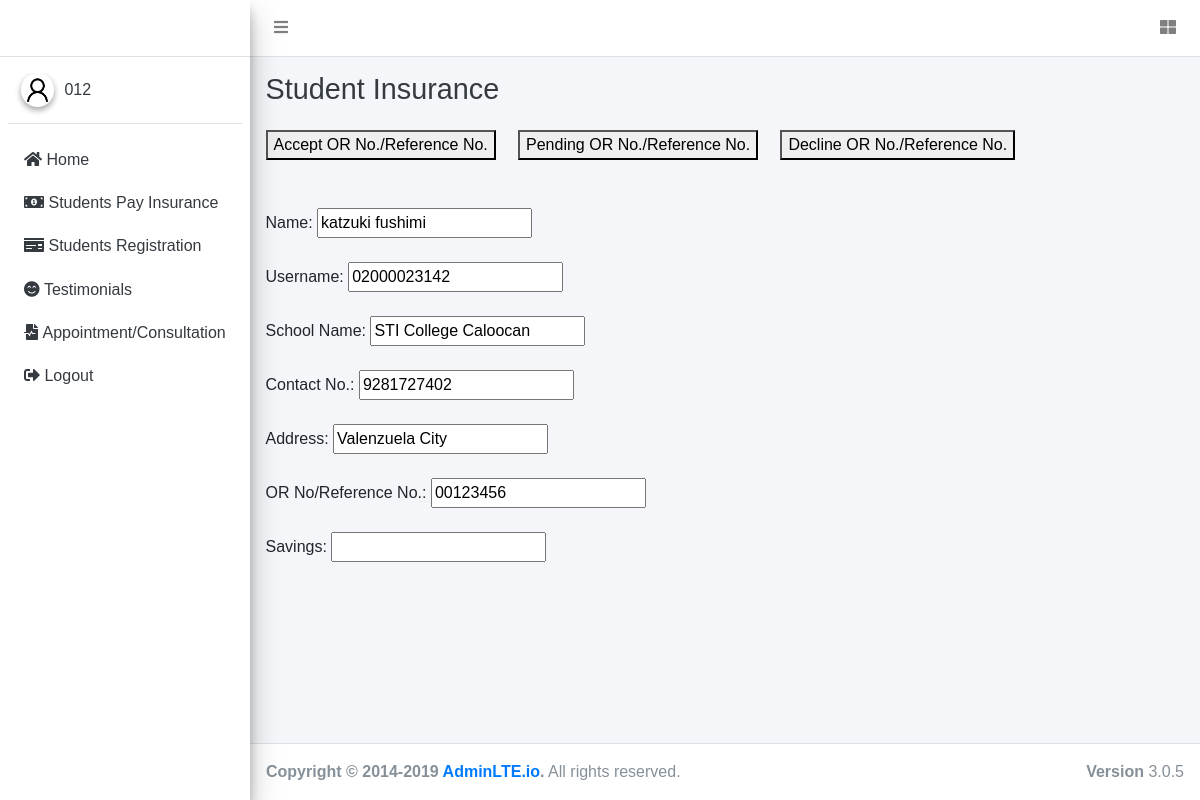
/adminStudentPayView.php?ID=3 (signed in), run on the app's committed database.
### tables this page shows
CREATE TABLE `tbl_studentpay` (
  `id` int(255) NOT NULL,
  `name` varchar(255) NOT NULL,
  `username` varchar(255) NOT NULL,
  `school` varchar(255) NOT NULL,
  `contact` bigint(255) NOT NULL,
  `address` varchar(255) NOT NULL,
  `reference` varchar(255) NOT NULL,
  `receipt` varchar(255) NOT NULL,
  `value` int(11) NOT NULL,
  `savings` int(11) NOT NULL,
  `studID` int(255) NOT NULL,
  `status` varchar(255) NOT NULL
);

### adminStudentPayView.php (the view, shortened to what this page needs)
<?php
    $con = connection();
    $studentID = $_GET['ID'];
    $sql = "select * from tbl_studentpay where id = '$studentID' ";
    $student = $con->query($sql) or die($con->error);
    $row = $student->fetch_array();
?>
<!DOCTYPE html>
<html>
<head>
  <link rel="stylesheet" href="plugins/fontawesome-free/css/all.min.css">
  <link rel="stylesheet" href="https://code.ionicframework.com/ionicons/2.0.1/css/ionicons.min.css">
  <link rel="stylesheet" href="plugins/tempusdominus-bootstrap-4/css/tempusdominus-bootstrap-4.min.css">
  <link rel="stylesheet" href="plugins/icheck-bootstrap/icheck-bootstrap.min.css">
  <link rel="stylesheet" href="plugins/jqvmap/jqvmap.min.css">
  <link rel="stylesheet" href="dist/css/adminlte.min.css">
  <link rel="stylesheet" href="plugins/overlayScrollbars/css/OverlayScrollbars.min.css">
  <link rel="stylesheet" href="plugins/daterangepicker/daterangepicker.css">
  <link rel="stylesheet" href="plugins/summernote/summernote-bs4.css">
    <link rel="stylesheet" href="style.css">
</head>
<body class="hold-transition sidebar-mini layout-fixed">
<div class="wrapper">
  <nav class="main-header navbar navbar-expand navbar-white navbar-light">
    <ul class="navbar-nav">
      <li class="nav-item">
        <a class="nav-link" data-widget="pushmenu" href="#" role="button"><i class="fas fa-bars"></i></a>
      </li>
    </ul>
    <ul class="navbar-nav ml-auto">
      <li class="nav-item">
        <a class="nav-link" data-widget="control-sidebar" data-slide="true" href="#" role="button">
          <i class="fas fa-th-large"></i>
        </a>
      </li>
    </ul>
  </nav>
  <aside class="main-sidebar sidebar-light-primary elevation-4">
    <a href="index3.html" class="brand-link">
      <span class="brand-text font-weight-light">&nbsp;</span>
    </a>
    <div class="sidebar">
      <div class="user-panel mt-3 pb-3 mb-3 d-flex">
        <div class="image">
        <img src="dist/img/user.png" class="img-circle elevation-2" alt="User Image">
        </div>
        <div class="info">
          <a href="#" class="d-block">
          <?php
          if(isset($_SESSION['UserLogin']))
          {
          echo $_SESSION['UserLogin'];
          }
          ?>
          </a>
        </div>
      </div>
      <nav class="mt-2">
        <ul class="nav nav-pills nav-sidebar flex-column" data-widget="treeview" role="menu" data-accordion="false">
          <li class="nav-item">
            <a href="admin.php" class="nav-link">
              <i class="fas fa-home"></i>
              <p>
              Home
              </p>
            </a>
          </li>
          <li class="nav-item">
            <a href="adminStudentPay.php" class="nav-link">
              <i class="fas fa-money-bill-alt"></i>
              <p>
              Students Pay Insurance
              </p>
            </a>
          </li>
          <li class="nav-item">
            <a href="adminStudentRegistration.php" class="nav-link">
              <i class="fas fa-money-check"></i>
              <p>
              Students Registration
              </p>
            </a>
          </li>
          <li class="nav-item">
            <a href="adminStudentPost.php" class="nav-link">
              <i class="fas fa-smile-beam"></i>
              <p>
                Testimonials
              </p>
            </a>
          </li>
          <li class="nav-item">
            <a href="adminConsultation.php" class="nav-link">
              <i class="fas fa-file-medical-alt"></i>
              <p>
                Appointment/Consultation
              </p>
            </a>
          </li>
          <li class="nav-item">
            <a href="logout.php" class="nav-link">
            <i class="fas fa-sign-out-alt"></i>
              <p>
                Logout
              </p>
            </a>
          </li>
        </ul>
      </nav>
    </div>
  </aside>
  <div class="content-wrapper">
    <div class="content-header">
      <div class="container-fluid">
        <div class="row mb-2">
          <div class="col-sm-6">
            <h1 class="m-0 text-dark">Student Insurance</h1>
          </div>
        </div>
      </div>
    </div>
    <section class="content">
      <div class="container-fluid">
        <div class="row">
            <div class="col-sm">
            <form action="" method="post">
        <button type="submit" name="accept">Accept OR No./Reference No.</button>
        <button type="submit" name="pending">Pending OR No./Reference No.</button>
        <button type="submit" name="decline">Decline OR No./Reference No.</button><br><br><br>
            Name: <input type="text" name="name" value="<?php echo $row['name'];?>" readonly> <br><br>
            Username: <input type="text" name="user" value="<?php echo $row['username'];?>" readonly><br><br>
            School Name: <input type="text" name="school" value="<?php echo $row['school'];?>" readonly><br><br>
            Contact No.: <input type="text" name="contact" value="<?php echo $row['contact'];?>" readonly><br><br>
            Address: <input type="text" name="address" value="<?php echo $row['address'];?>" readonly><br><br>
            OR No/Reference No.: <input type="text" name="address" value="<?php echo $row['reference'];?>" readonly><br><br>
            Savings: <input type="text" name="savings"  required><br><br>
            </form>
            </div>
        </div>
      </div>
    </section>
  </div>
  <footer class="main-footer">
    <strong>Copyright &copy; 2014-2019 <a href="http://adminlte.io">AdminLTE.io</a>.</strong>
    All rights reserved.
    <div class="float-right d-none d-sm-inline-block">
      <b>Version</b> 3.0.5
    </div>
  </footer>
</div>
</body>
</html>

### style.css (style rules this page uses)
body { font-family: "Arial"; }

### data on the page
tbl_studentpay: name "katzuki fushimi", user "02000023142", school "STI College Caloocan", contact "9281727402", address "Valenzuela City", address "00123456"

### other printed values
$_SESSION['UserLogin'] "012"
